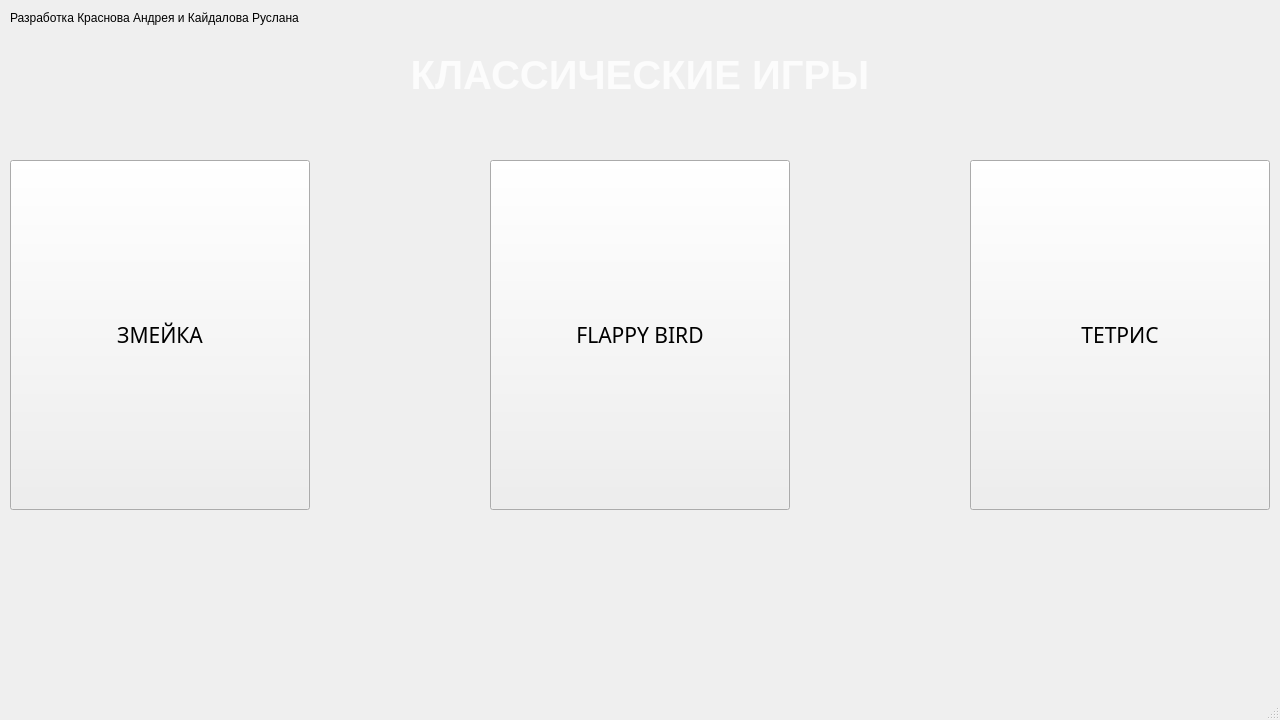
<?xml version="1.0" encoding="UTF-8"?>
<ui version="4.0">
 <class>MainWindow</class>
 <widget class="QMainWindow" name="MainWindow">
  <property name="geometry">
   <rect>
    <x>0</x>
    <y>0</y>
    <width>1280</width>
    <height>720</height>
   </rect>
  </property>
  <property name="windowTitle">
   <string>MainWindow</string>
  </property>
  <property name="windowIcon">
   <iconset>
    <normaloff>data/icon_steam_vr.png</normaloff>data/icon_steam_vr.png</iconset>
  </property>
  <property name="styleSheet">
   <string notr="true">pushButton:hover:!pressed
{
	background-color: red;
}

pushButton2:hover:!pressed
{
	background-color: red;
}</string>
  </property>
  <widget class="QWidget" name="centralwidget">
   <widget class="QLabel" name="title_label">
    <property name="geometry">
     <rect>
      <x>340</x>
      <y>50</y>
      <width>600</width>
      <height>50</height>
     </rect>
    </property>
    <property name="palette">
     <palette>
      <active>
       <colorrole role="WindowText">
        <brush brushstyle="SolidPattern">
         <color alpha="200">
          <red>255</red>
          <green>255</green>
          <blue>255</blue>
         </color>
        </brush>
       </colorrole>
      </active>
      <inactive>
       <colorrole role="WindowText">
        <brush brushstyle="SolidPattern">
         <color alpha="200">
          <red>255</red>
          <green>255</green>
          <blue>255</blue>
         </color>
        </brush>
       </colorrole>
      </inactive>
      <disabled>
       <colorrole role="WindowText">
        <brush brushstyle="SolidPattern">
         <color alpha="255">
          <red>120</red>
          <green>120</green>
          <blue>120</blue>
         </color>
        </brush>
       </colorrole>
      </disabled>
     </palette>
    </property>
    <property name="font">
     <font>
      <family>MS Shell Dlg 2</family>
      <pointsize>30</pointsize>
      <weight>75</weight>
      <bold>true</bold>
     </font>
    </property>
    <property name="styleSheet">
     <string notr="true"/>
    </property>
    <property name="text">
     <string>КЛАССИЧЕСКИЕ ИГРЫ</string>
    </property>
    <property name="alignment">
     <set>Qt::AlignCenter</set>
    </property>
   </widget>
   <widget class="QPushButton" name="snake_button">
    <property name="geometry">
     <rect>
      <x>10</x>
      <y>160</y>
      <width>300</width>
      <height>350</height>
     </rect>
    </property>
    <property name="font">
     <font>
      <family>Impact</family>
      <pointsize>16</pointsize>
      <italic>false</italic>
     </font>
    </property>
    <property name="styleSheet">
     <string notr="true"/>
    </property>
    <property name="text">
     <string>ЗМЕЙКА</string>
    </property>
   </widget>
   <widget class="QPushButton" name="flappy_button">
    <property name="geometry">
     <rect>
      <x>490</x>
      <y>160</y>
      <width>300</width>
      <height>350</height>
     </rect>
    </property>
    <property name="font">
     <font>
      <family>Impact</family>
      <pointsize>16</pointsize>
     </font>
    </property>
    <property name="styleSheet">
     <string notr="true"/>
    </property>
    <property name="text">
     <string>FLAPPY BIRD</string>
    </property>
   </widget>
   <widget class="QPushButton" name="tetris_button">
    <property name="geometry">
     <rect>
      <x>970</x>
      <y>160</y>
      <width>300</width>
      <height>350</height>
     </rect>
    </property>
    <property name="font">
     <font>
      <family>Impact</family>
      <pointsize>16</pointsize>
     </font>
    </property>
    <property name="styleSheet">
     <string notr="true"/>
    </property>
    <property name="text">
     <string>ТЕТРИС</string>
    </property>
   </widget>
   <widget class="QLabel" name="copyright_label">
    <property name="geometry">
     <rect>
      <x>10</x>
      <y>10</y>
      <width>350</width>
      <height>15</height>
     </rect>
    </property>
    <property name="text">
     <string>Разработка Краснова Андрея и Кайдалова Руслана</string>
    </property>
   </widget>
  </widget>
  <widget class="QMenuBar" name="menubar">
   <property name="geometry">
    <rect>
     <x>0</x>
     <y>0</y>
     <width>1280</width>
     <height>26</height>
    </rect>
   </property>
  </widget>
  <widget class="QStatusBar" name="statusbar"/>
 </widget>
 <resources/>
 <connections/>
</ui>
